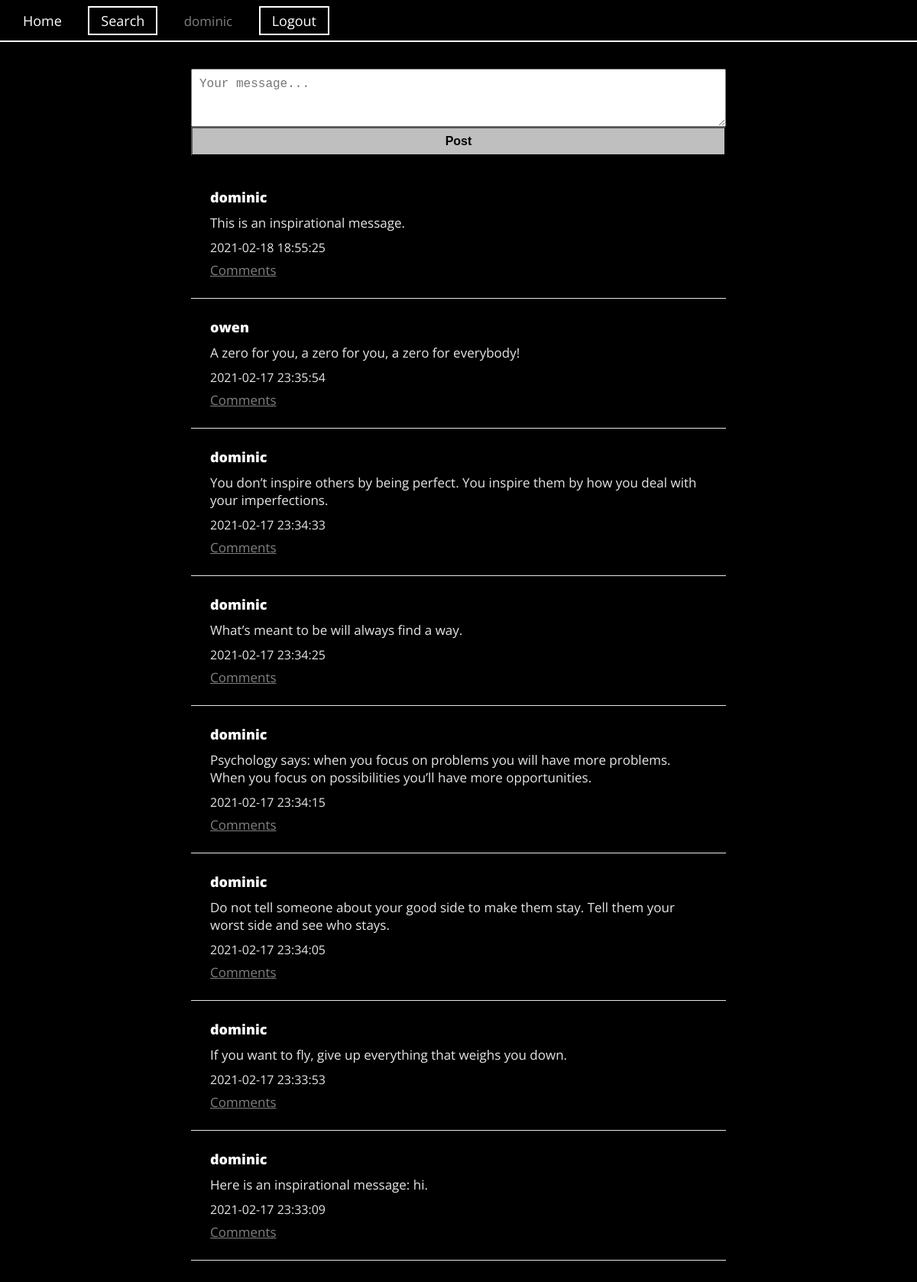
/views/index.php (signed in), run on the app's committed database.
### tables this page shows
CREATE TABLE `posts` (
  `postid` int(11) NOT NULL AUTO_INCREMENT,
  `date_created` datetime DEFAULT NULL,
  `body` tinytext,
  `userid` int(11) DEFAULT NULL,
  PRIMARY KEY (`postid`),
  KEY `fk_users_posts` (`userid`),
  CONSTRAINT `fk_users_posts` FOREIGN KEY (`userid`) REFERENCES `users` (`userid`)
);

CREATE TABLE `users` (
  `userid` int(11) NOT NULL AUTO_INCREMENT,
  `username` varchar(30) NOT NULL,
  `password` varchar(30) NOT NULL,
  PRIMARY KEY (`userid`)
);

### controllers/PostsC.php (called while the page is built, shortened)
<?php
include_once '../models/PostsM.php';
class PostsC extends PostsM {
		public function gatherPosts($userInput){
			$query = "%" . $userInput . "%";
			$results = $this->getPosts($query);
			return $results;
		}
}

### models/Database.php (called while the page is built)
<?php
class Database {
	private $host = 'localhost';
	private $user = 'root';
	private $pass = 'root';
	private $dbName = 'cse3101_assignment';
	protected function connect() {
		try {
			$dsn = 'mysql:host=' . $this->host . ';dbname=' . $this->dbName;
			$pdo = new PDO($dsn,$this->user,$this->pass);
			$pdo->setAttribute(PDO::ATTR_DEFAULT_FETCH_MODE,PDO::FETCH_OBJ);
			return $pdo;
		} catch (PDOException $e) {
			error_log($e->getMessage());
			exit('Could not connect to database. Please contact your admin for more info.');
		}
	}
}

### models/PostsM.php (called while the page is built, shortened)
<?php
include_once 'Database.php';
class PostsM extends Database {
	protected function getPosts($query){
		$sql = "SELECT * FROM posts WHERE body LIKE :query";
		$stmt = $this->connect()->prepare($sql);
		$stmt->execute(['query'=>$query]);
		$arr = $stmt->fetchAll();
		return $arr;
	}
}

### models/UsersM.php (called while the page is built, shortened)
<?php
include_once 'Database.php';
class UsersM extends Database {
	protected function getUser($userid,$uname){
		$sql = "SELECT * FROM users WHERE username = :uname OR userid = :userid";
		$stmt = $this->connect()->prepare($sql);
		$stmt->execute(['uname'=>$uname,'userid'=>$userid]);
		$user = $stmt->fetch();
		return $user;
	}
}

### controllers/UsersC.php (called while the page is built, shortened)
<?php
include_once '../models/UsersM.php';
class UsersC extends UsersM{
	public function getUsername($userid){
		$user = $this->getUser($userid,"NULL");
		$username = $user->username;
		return $username;
	}
}

### views/index.php (the view, shortened to what this page needs)
<?php
include_once '../controllers/PostsC.php';
include_once '../controllers/UsersC.php';
?>
<html>
	<head>
		<link rel="stylesheet" href="css/style.css">
	</head>
	<body>
		<div class="navbar">
			<?php require 'navbar.php' ?>
		</div>
		<div class="container">
			<div>
				<?php
					if(isset($_SESSION['user'])){
				?>
						<form action="../controllers/createPost.php" method="POST">
							<textarea type="text" name="body" rows="3" cols="50" placeholder="Your message..." maxlength="250"></textarea>
							<button name="post">Post</button>
						</form>
				<?php
					} else {
						echo "<div class='prompt'>You need to login before you can make a post.</div>";
					}
				?>
			</div>
			<?php
				$postsObj = new PostsC();
				$usersObj = new UsersC();
				if(@$_GET['query']==false){
					$query = "";
				} else {
					$query = $_GET['query'];
				}
				$posts = $postsObj->gatherPosts($query);
				if(!$posts){
					echo "<div class='prompt'>No posts...</div>";
				} else {
				foreach(array_reverse($posts) as $post){
					$username = $usersObj->getUsername($post->userid);
			?>
			<div class="post-item">
				<div class="username"><?php echo $username ?></div>
				<div class="post-body"><?php echo $post->body ?></div>
				<div class="date"><?php echo $post->date_created ?></div>
				<div class="btn-comment"><a href="post.php?postid=<?php echo $post->postid ?>">Comments</a></div>
			</div>
			<?php
					}
				}
			?>
		</div>
	</body>
<html>

### views/navbar.php
<html>
	<link rel="stylesheet" href="css/style.css">
	<ul>
		<li><a href="index.php">Home</a></li>
		<li class="btn-login"><a href="search.php">Search</a></li>
		<?php
			if(isset($_SESSION['user'])){
		?>
		<li><?php echo $_SESSION['user'] ?></li>
		<li class="btn-login"><a href="../controllers/logout.php">Logout</a></li>
		<?php
			} else {
		?>
		<li class="btn-login"><a href="login.php">Login</a></li>
		<?php
			}
		?>
	</ul>
</html>

### views/css/style.css (style rules this page uses)
body { padding: 0; margin: 0; height: 100%; width: 100%; font-size: 17px; font-family: 'Open Sans', sans-serif; background: black; color: white; }
.navbar { display: block; border-bottom: 2px solid white; }
.navbar ul { list-style-type: none; margin: 0; padding: 0; background-color: black; height: 53px; color: grey; }
.navbar ul li { display: inline-block; margin-top: 8px; margin-left: 30px; }
.navbar ul li a { color: white; text-decoration: none; font-size: 18px; text-align: center; }
.container { position: relative; width: 700px; margin: auto; padding-bottom: 50px; }
.post-item { border-bottom: 1px solid #e6e6e6; padding: 25px; }
.post-item .username { font-weight: 900; font-size: 18px; color: white; }
.post-item .post-body { padding: 10px 0; color: #E6E6E6; }
.post-item .date { color: #E6E6E6; font-size: 16px; }
.btn-comment { margin-top: 7px; }
.btn-comment a { color: grey; text-decoration: underline; }
.btn-login { border: 2px solid white; padding: 5px 15px; }
form { margin-top: 35px; }
input, textarea { width: 100%; padding: 10px; margin: 0px; margin-bottom: 0; display: inline-block; margin: auto; font-size: 16px; }
button { width: 100%; padding: 8px; background-color: #bfbfbf; color: black; font-size: 16px; font-weight: 600; }

### data on the page
posts: userid.username "dominic", body "This is an inspirational message.", date_created "2021-02-18 18:55:25"
posts: userid.username "owen", body "A zero for you, a zero for you, a zero for everybody!", date_created "2021-02-17 23:35:54"
posts: userid.username "dominic", body "You don’t inspire others by being perfect. You inspire them by how you deal with your imperfections.", date_created "2021-02-17 23:34:33"
posts: userid.username "dominic", body "What’s meant to be will always find a way.", date_created "2021-02-17 23:34:25"
posts: userid.username "dominic", body "Psychology says: when you focus on problems you will have more problems. When you focus on possibilities you’ll have more opportunities.", date_created "2021-02-17 23:34:15"
posts: userid.username "dominic", body "Do not tell someone about your good side to make them stay. Tell them your worst side and see who stays.", date_created "2021-02-17 23:34:05"
posts: userid.username "dominic", body "If you want to fly, give up everything that weighs you down.", date_created "2021-02-17 23:33:53"
posts: userid.username "dominic", body "Here is an inspirational message: hi.", date_created "2021-02-17 23:33:09"

### other printed values
$_SESSION['user'] "dominic"
